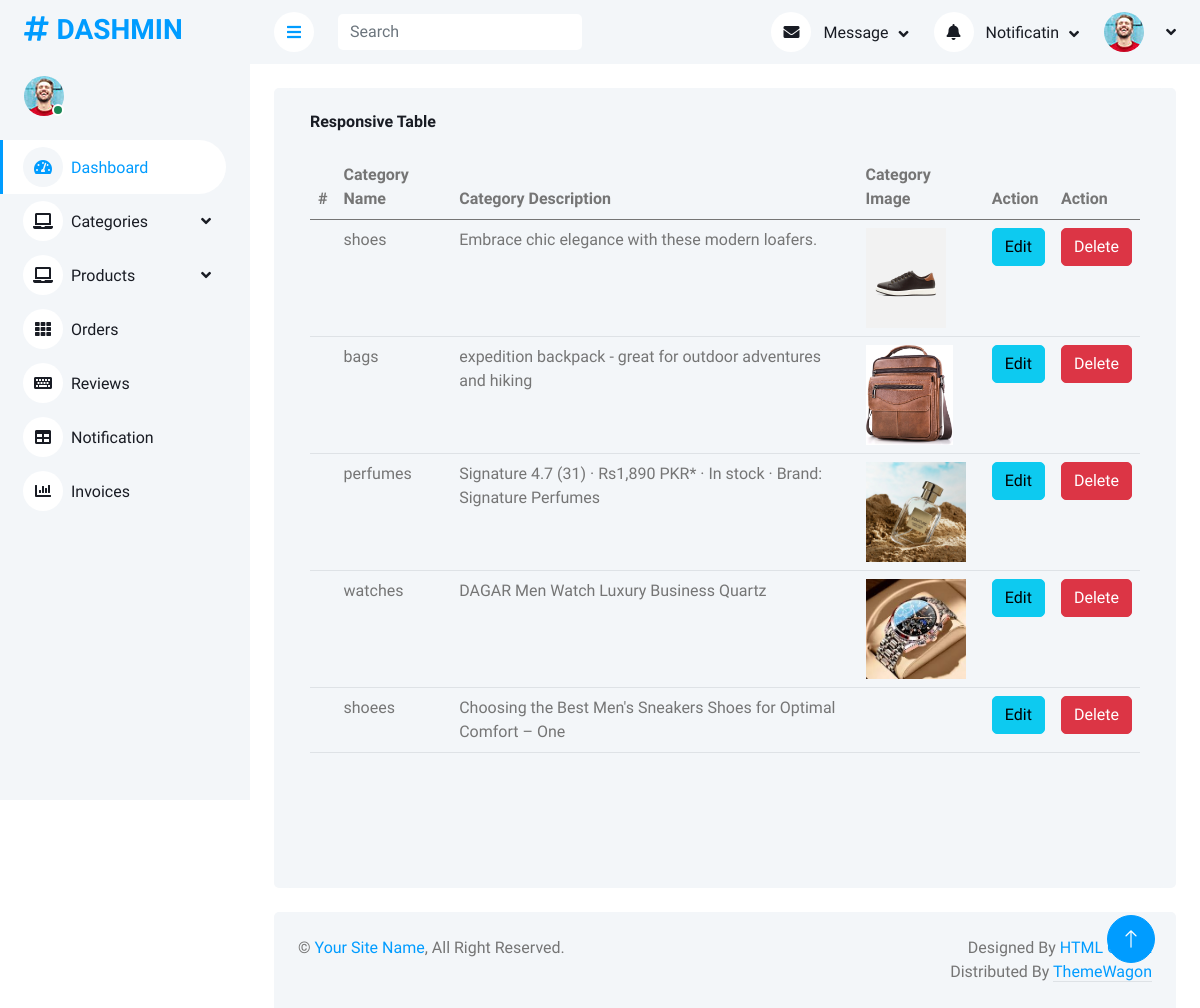
/AdminPanel/viewCategory.php, run on the app's committed database.
### tables this page shows
CREATE TABLE `categories` (
  `id` int(11) NOT NULL,
  `name` varchar(200) NOT NULL,
  `description` varchar(200) NOT NULL,
  `image` varchar(200) NOT NULL
);

### AdminPanel/viewCategory.php (the view)
<?php
include('php/query.php');
include('components/header.php');
?>
  <div class="container-fluid pt-4 px-4">
                <div class="row vh-100 bg-light rounded  mx-0">
                <div class="col-12">
                        <div class="bg-light rounded h-100 p-4">
                            <h6 class="mb-4">Responsive Table</h6>
                            <div class="table-responsive">
                                <table class="table">
                                    <thead>
                                        <tr>
                                            <th scope="col">#</th>
                                            <th scope="col">Category Name</th>
                                            <th scope="col">Category Description</th>
                                            <th scope="col">Category Image</th>
                                            <th scope="col">Action</th>
                                            <th scope="col">Action</th>
                                        </tr>
                                    </thead>
                                    <tbody>
                                       <?php
                                       $query = $pdo->query("select * from categories");
                                       $allCategories = $query->fetchAll(PDO::FETCH_ASSOC);
                                       foreach($allCategories as $category){
                                       ?>
                                        <tr>
                                            <th scope="row"></th>
                                            <td><?php echo $category['name'] ?></td>
                                            <td><?php echo $category['description'] ?></td>
                                            <td><img height="100px" src="images/<?php echo $category['image'] ?>"alt=""> </td>
                                            <td><a href="editCategory.php?cId=<?php echo $category['id'] ?>" class="btn btn-info">Edit</a></td>
                                            <td><a href="?categoryId=<?php echo $category['id']?>" class="btn btn-danger">Delete</a></td>
                                        </tr>
                                        <?php
                                        }
                                        ?>
                                    </tbody>
                                </table>
                            </div>
                        </div>
                    </div>
                </div>
            </div>
<?php
include('components/footer.php')
?>

### AdminPanel/css/style.css (style rules this page uses)
:root { --primary: #009CFF; --light: #F3F6F9; --dark: #191C24; }
.btn { transition: .5s; }

### data on the page
categories: name "shoes", description "Embrace chic elegance with these modern loafers.", image (picture)
categories: name "bags", description "expedition backpack - great for outdoor adventures and hiking", image (picture)
categories: name "perfumes", description "Signature 4.7 (31) · Rs1,890 PKR* · In stock · Brand: Signature Perfumes", image (picture)
categories: name "watches", description "DAGAR Men Watch Luxury Business Quartz", image (picture)
categories: name "shoees", description "Choosing the Best Men's Sneakers Shoes for Optimal Comfort – One"
